Frame 1 (no input): blank canvas, image omitted
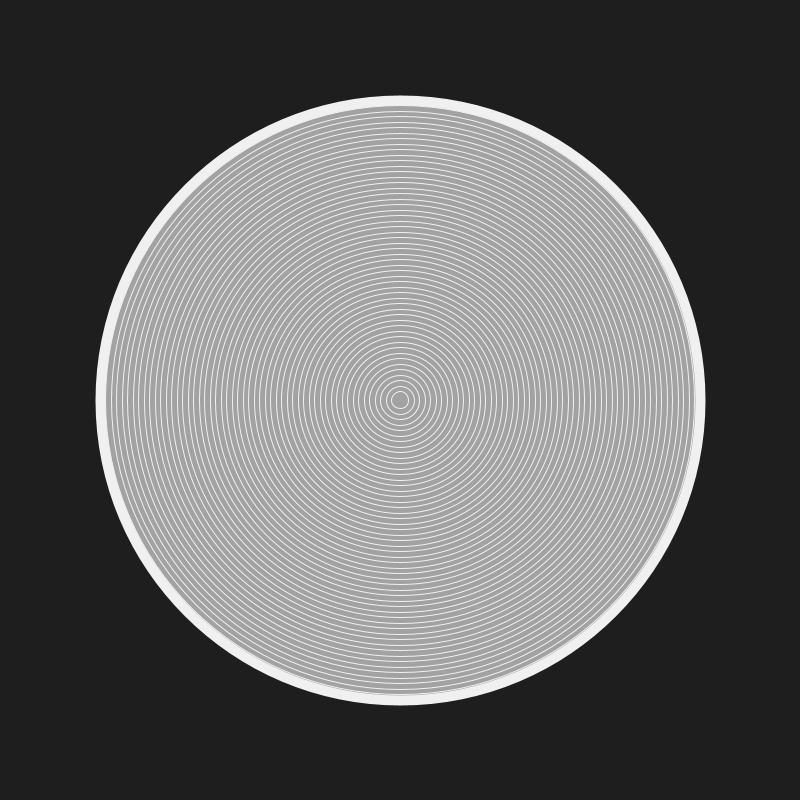
Frame 60 (the mouse pressed at the canvas centre just before this capture)
Frame 120 (the mouse held since frame 60 and released just before this capture): blank canvas, image omitted

The Processing sketch that drew this single still picture (run headless with seeded random() and noise(); from frame 60 on, the mouse is pressed at the canvas centre):

// Processing sketch: ch2_4_1_WhileLoops_v02
// ── ch2_4_1_WhileLoops_v02.pde
/*
HYPNOTIZOID EDIT
 added code to make circle grow and shrink.
 also to make the inner circles grow and shrink.
 */
int diam = 10;
int bgColor = 30;
float centX, centY;
boolean grow = true;
int strokeWidth = 10;
int strokeWidthInner = 1;

void setup() {
  size(800, 800);
  pixelDensity(displayDensity());
  frameRate(30);
  background(bgColor);
  centX=width/2;
  centY=height/2;
  stroke(240);
  fill(255, 50);
}

void draw() {
  
background(bgColor);

//grow circle
  if (grow == true) {
    if (diam<=width) {

      strokeWeight(strokeWidth);
      fill(255, 150);
      ellipse(centX, centY, diam, diam);

      strokeWeight(strokeWidthInner);
      noFill();

      int tempdiam=diam;
      while (tempdiam > 10) {
        ellipse(centX, centY, tempdiam, tempdiam);
        tempdiam-=11;
      }
      diam+=10;
    }
  }
  
 //shrink circle
  if (grow == false) {
    if (diam>=10) {

      strokeWeight(strokeWidth);
      fill(255, 150);
      ellipse(centX, centY, diam, diam);

      strokeWeight(strokeWidthInner);
      noFill();

      int tempdiam=diam;
      while (tempdiam > 10) {
        ellipse(centX, centY, tempdiam, tempdiam);
        tempdiam-=11;
     }
     
      diam-=10;
    }
  }
  
  
  if (diam >= width-width/4) {
    grow = false;
  }
  if (diam <= 0) {
    grow = true;
  }
}

// save image on mousePress
void mousePressed(){
  save("export"+"/"+getClass().getSimpleName()+".png");
}
